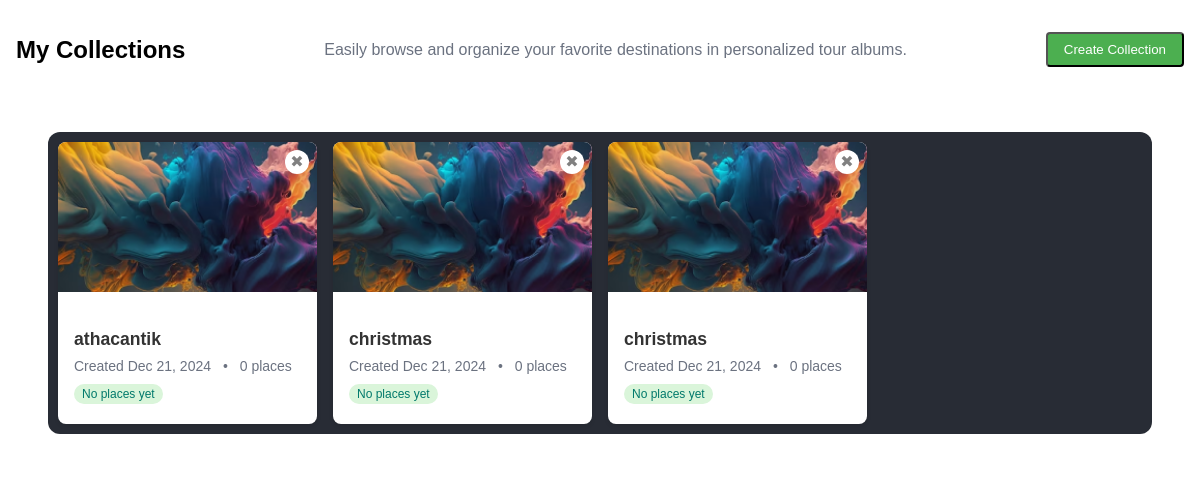
The page /placeCollection/show-collections/ (signed in) on the database its author committed.
### placeCollection/models.py (models this page shows, shortened)
class Collection(models.Model):
    id = models.AutoField(primary_key=True)  # Explicitly define AutoField
    user = models.ForeignKey(User, on_delete=models.CASCADE, related_name='collections')
    name = models.CharField(max_length=255)  # Menggunakan max_length 255 seperti di PlaceCollection
    created_at = models.DateTimeField(auto_now_add=True)
    places = models.ManyToManyField(Place, through='CollectionItem', related_name='collections')
    class Meta:
        ordering = ['-created_at']

### placeCollection/views.py (the view)
# urls.py: path('show-collections/', views.show_collections, name='show_collections'),
@login_required
def show_collections(request):
    collections = Collection.objects.filter(user=request.user)
    return render(request, "collection.html", {
        'collections': collections,
    })

### placeCollection/templates/collection.html (shortened to what this page needs)
{% load static %}
<!DOCTYPE html>
<html lang="en">
<head>
    <link rel="stylesheet" href="{% static 'css/collections.css' %}">
</head>
<body>
{% block content %}
<div class="collections-page">
    <div class="header-container">
        <h2 class="page-title">My Collections</h2>
        <p class="page-description">Easily browse and organize your favorite destinations in personalized tour albums.</p>
        <button onclick="openCreateMenu(event)" class="create-collection-button">Create Collection</button>
    </div>
    <section class="section-container">
        <div class="collections-grid" id="collectionsGrid">
            {% if collections %}
                {% for coll in collections %}
                    <div class="collection-card-container" id="collection-{{ coll.id }}">
                        <a href="{% url 'placeCollection:show_collection_places' coll.id %}" class="collection-card-link">
                            <div class="collection-card">
                                {% if coll.places.count > 0 %}
                                    <img src="{{ coll.places.first.image.url }}" alt="{{ coll.places.first.name }}" class="card-image">
                                {% else %}
                                    <img src="{% static 'images/d.png' %}" alt="Default Image" class="card-image">
                                {% endif %}
                                <div class="card-content">
                                    <h3 class="card-title">{{ coll.name }}</h3>
                                    <div class="card-meta">
                                        <span>Created {{ coll.created_at|date:"M d, Y" }}</span>
                                        <span class="dot-divider">•</span>
                                        <span>{{ coll.places.count|default:"0" }} places</span>
                                    </div>
                                    <div class="tags">
                                        {% if coll.places.count > 0 %}
                                            {% for place in coll.places.all|slice:":3" %}
                                                <span class="tag">{{ place.name }}</span>
                                            {% endfor %}
                                            {% if coll.places.count > 3 %}
                                                <span class="tag">+{{ coll.places.count|add:"-3" }} more</span>
                                            {% endif %}
                                        {% else %}
                                            <span class="tag">No places yet</span>
                                        {% endif %}
                                    </div>
                                </div>
                            </div>
                        </a>
                        <button onclick="deleteCollection(event, {{ coll.id }})" class="delete-button">✖</button>
                    </div>
                {% endfor %}
            {% else %}
                <div class="empty-state">No collections found. Start by creating your first collection!</div>
            {% endif %}
        </div>
    </section>
</div>
{% endblock %}
</body>
</html>

### static/css/collections.css (style rules this page uses)
body { font-family: 'Geist', sans-serif; margin: 0; padding: 0; box-sizing: border-box; background-color: #ffffff; }
.collections-page { padding: 1rem; max-width: 1200px; margin: auto; }
.header-container { display: flex; justify-content: space-between; align-items: center; margin-bottom: 1rem; }
.page-title { font-size: 1.5rem; font-weight: bold; }
.page-description { color: #6b7280; }
.create-collection-button { background-color: #4caf50; color: white; padding: 0.5rem 1rem; border-radius: 0.25rem; cursor: pointer; transition: background-color 0.2s ease; }
.collections-grid { display: grid; grid-template-columns: repeat(auto-fill, minmax(250px, 1fr)); gap: 1rem; }
.collection-card-container { position: relative; }
.collection-card { background-color: white; border-radius: 0.5rem; box-shadow: 0 2px 4px rgba(0, 0, 0, 0.1); overflow: hidden; transition: transform 0.2s; }
.card-image { width: 100%; height: 150px; object-fit: cover; }
.card-content { padding: 1rem; position: relative; }
.delete-button { position: absolute; top: 8px; right: 8px; background-color: white; border-radius: 50%; padding: 0.25rem; color: gray; font-size: 1rem; cursor: pointer; transition: background-color 0.2s ease; }
.card-title { font-size: 1.25rem; font-weight: 600; color: #333; }
.card-meta { font-size: 0.875rem; color: #6b7280; margin-top: 0.5rem; }
.dot-divider { margin: 0 0.5rem; }
.tags { display: flex; flex-wrap: wrap; gap: 0.5rem; margin-top: 0.5rem; }
.tag { background-color: #e0f7df; color: #1b5e20; padding: 0.25rem 0.5rem; border-radius: 0.25rem; font-size: 0.75rem; }
.delete-button { position: absolute; top: 8px; right: 8px; background-color: #f44336; color: white; border: none; border-radius: 50%; width: 24px; height: 24px; cursor: pointer; font-size: 16px; display: flex; align-items: center; justify-content: center; }
.section-container { padding: 2rem 2rem; background-color: white; border-radius: 16px; margin-bottom: 2rem; }
.collections-grid { display: grid; grid-template-columns: repeat(4, 1fr); gap: 20px; background-color: #282c35; padding: 10px; border-radius: 12px; }
.collection-card { background: white; border-radius: 12px; overflow: hidden; box-shadow: 0 3px 6px rgba(0, 0, 0, 0.1); transition: transform 0.3s ease, box-shadow 0.3s ease; }
.collection-card { max-width: 300px; }
.card-content { padding: 1rem; text-align: left; }
.card-content h3 { font-size: 1.1rem; margin-bottom: 0.4rem; }
.card-meta { font-size: 0.8rem; color: #666; margin-bottom: 0.6rem; }
.tags { display: flex; flex-wrap: wrap; }
.tags span { background-color: #daf5da; padding: 3px 8px; border-radius: 12px; font-size: 0.75rem; margin-right: 4px; margin-bottom: 4px; }
.collection-card-link { display: block; text-decoration: none; }
.tags { display: flex; flex-wrap: wrap; gap: 0.25rem; margin-top: 0.5rem; }
.tag { background-color: #e0f7fa; color: #00796b; font-size: 0.75rem; padding: 0.25rem 0.5rem; border-radius: 0.25rem; }

### rows shown on the page
Collection: name "athacantik", created_at "Dec 21, 2024", places.count "0", shows "No places yet"
Collection: name "christmas", created_at "Dec 21, 2024", places.count "0", shows "No places yet"
Collection: name "christmas", created_at "Dec 21, 2024", places.count "0", shows "No places yet"
